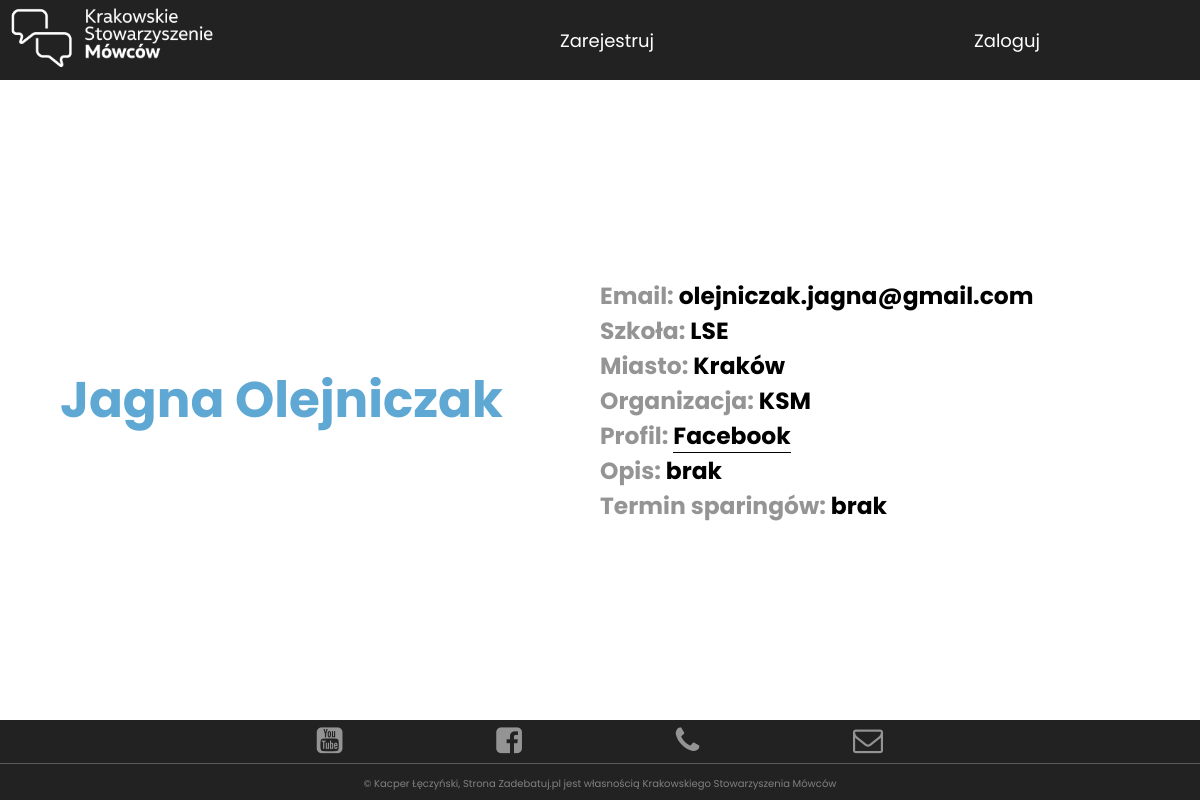
/debatants_detail/19/, run on the app's committed database.
### ksm_app/models.py (models this page shows, shortened)
class Debatants(models.Model):
    user = models.OneToOneField(User, on_delete=models.CASCADE, null=True)
    imię = models.CharField(max_length=256)
    nazwisko = models.CharField(max_length=256)
    email = models.EmailField(max_length=256, null=True)
    miasto = models.CharField(max_length=256)
    szkoła = models.CharField(max_length=256)
    organizacja = models.CharField(max_length=256)
    facebook = models.URLField(max_length=256, null=True)
    opis = models.TextField(max_length=1000, null=True)
    terminy = models.TextField(max_length=1000, null=True)
    accept = models.BooleanField(default=False)
    accept2 = models.BooleanField(default=False)
    class Meta:
        ordering = ['imię']

### ksm_app/views.py (the view)
# urls.py: path('debatants_detail/<int:pk>/', views.debatants_detail, name='debatants_detail'),
def debatants_detail(request, pk):
    debatants = Debatants.objects.get(id=pk)
    return render(request, 'ksm_app2/debatants_detail.html', {'debatants': debatants})

### templates/ksm_app2/debatants_detail.html (shortened to what this page needs)
{% load static %}
{% load has_group %}
<!doctype html>
<html lang="en">
<head>
    <link rel="stylesheet" href="{% static '/css/style.css' %}">
    <link rel="stylesheet" href="{% static '/css/rwd.css' %}">
    <link rel="stylesheet" href="{% static '/css2/debatants_detail.css' %}">
    <link rel="stylesheet" href="https://cdnjs.cloudflare.com/ajax/libs/font-awesome/4.7.0/css/font-awesome.min.css">
</head>
<body>
<header class="main-container">
    <div class="logo">
        <a href="{% url 'ksm_app:base' %}"><img src="{% static '/img2/KSM_logo_poziom_biel-kopia.png' %}" alt=""></a>
    </div>
    <nav>
        <ul class="nav-links">
            {% if user.is_authenticated %}
                <li class="nav-link"><a href="{% url 'ksm_app:debatants_list' %}">Lista debatantów</a></li>
                <li class="nav-link"><a href="{% url 'ksm_app:judges_list' %}">Sędziowie</a></li>
                {% if request.user|has_group:"judges" %}
                    <li class="nav-link"><a href="{% url 'ksm_app:clock' %}">Zegar</a></li>
                {% endif %}
                {% if request.user|has_group:'judges' %}
                    <li class="nav-link-user"><a href="{% url 'ksm_app:judges_profile' %}"> {{ user.username }}</a></li>
                {% else %}
                    <li class="nav-link-user"><a href="{% url 'ksm_app:debatants_profile' %}"> {{ user.username }}</a>
                    </li>
                {% endif %}
            {% else %}
                <li class="nav-link"><a href="{% url 'ksm_app:choose' %}">Zarejestruj</a></li>
                <li class="nav-link"><a href="{% url 'ksm_app:user_login' %}">Zaloguj</a></li>
            {% endif %}
        </ul>
    </nav>
</header>
<main class="debatants-detail-section">
    <div class="debatant-text">
        <h1>{{debatants.imię}} {{debatants.nazwisko}}</h1>
    </div>
    <div class="debatants-details">
        <h3>Email: <span class="debatant-info">{{debatants.email}}</span></h3>
        <h3>Szkoła: <span class="debatant-info">{{debatants.szkoła}}</span></h3>
        <h3>Miasto: <span class="debatant-info">{{debatants.miasto}}</span></h3>
        <h3>Organizacja: <span class="debatant-info">{{debatants.organizacja}}</span></h3>
        <h3>Profil: <a href="{{debatants.facebook}}" target="_blank"> Facebook</a></h3>
        <h3>Opis: <span class="debatant-info">{{debatants.opis}}</span></h3>
        <h3>Termin sparingów: <span class="debatant-info">{{debatants.terminy}}</span></h3>
    </div>
</main>
<footer class="main-footer">
    <div class="footer-content">
        <ul class="links">
            <li class="link">
                <a href="https://www.youtube.com/channel/UCd2KIvR-DMDGMT_ce2gJzAw" target="_blank">
                    <i class="fa fa-youtube-square fa-2x"></i>
                </a>
            </li>
            <li class="link">
                <a href="https://www.facebook.com/ksmowcow/" target="_blank">
                    <i class="fa fa-facebook-square fa-2x"></i>
                </a>
            </li>
            <li class="link">
                <a href="{% url 'ksm_app:phone' %}">
                    <i class="fa fa-phone"></i>
                </a>
            </li>
            <li class="link">
                <a href="mailto:ksmowcow@gmail.com">
                    <i class="fa fa-envelope-o"></i>
                </a>
            </li>
        </ul>
    </div>
    <div class="copyright">
        <p>&copy; Kacper Łęczyński, Strona Zadebatuj.pl jest
            własnością Krakowskiego Stowarzyszenia Mówców</p>
    </div>
</footer>
</body>
</html>

### static/css/style.css (style rules this page uses)
* { padding: 0; margin: 0; box-sizing: border-box; }
body { font-family: 'Poppins', sans-serif; background-image: url("/static/img2/seventh.jpg"); background-position: center center; background-repeat: no-repeat; background-attachment: fixed; background-size: cover; }
header { position: fixed; display: flex; width: 100%; align-items: center; z-index: 1; height: 10vh; }
.logo, .nav-links { display: flex; }
.logo img { padding-left: 5%; height: 8vh; max-width: 400px; }
nav { flex: 2; }
.logo { flex: 3; }
.logo img { cursor: pointer; }
.nav-links { justify-content: space-around; list-style: none; }
.nav-link a { text-decoration: none; color: #ffffff; }
.nav-link { position: relative; }
.main-footer { bottom: 5%; width: 100%; background-color: #222222; }
.links { width: 60%; margin: auto; display: flex; justify-content: space-around; list-style: none; color: #e0dede; }
.link { padding: 0.7%; }
.footer-content .links .link i { cursor: pointer; color: #959494; font-size: 30px !important; }
.copyright { height: 5vh; border-top: 1px solid #5c5b5b; background-color: #222222; bottom: 0; display: flex; align-items: center; }
.copyright p { flex: 1; text-align: center; color: grey; font-size: 10px; }

### static/css/rwd.css (style rules this page uses)
@media screen and (max-width: 1200px) { .logo img { height: 8vh; max-width: 500px; } }
@media screen and (max-width: 1200px) { .nav-link a, .nav-link-user { font-size: 18px; } }
@media screen and (max-width: 1200px) { .logo { flex: 1; } }
@media screen and (max-width: 1200px) { .link i { font-size: 25px !important; } }

### static/css2/debatants_detail.css (style rules this page uses)
header { background-color: #222222; height: 10vh; }
body { background: none; }
.debatants-detail-section { padding-top: 10vh; background-color: white; height: 90vh; display: flex; justify-content: space-around; width: 90%; margin: auto; align-items: center; }
.debatant-text { font-size: 30px; color: #5fa8d3; flex: 1; }
.debatants-details { font-size: 25px; color: #959494; animation: move 1.5s forwards; flex: 1; }
.debatant-info { color: black; }
.debatants-details a { text-decoration: none; border-bottom: 1px solid black; color: black; }
@media screen and (max-width: 1200px) { .debatant-text { font-size: 25px; } }
@media screen and (max-width: 1200px) { .debatants-details { font-size: 20px; } }

### data on the page
Debatants: imię "Jagna", nazwisko "Olejniczak", email "olejniczak.jagna@gmail.com", szkoła "LSE", miasto "Kraków", organizacja "KSM", opis "brak", terminy "brak"
